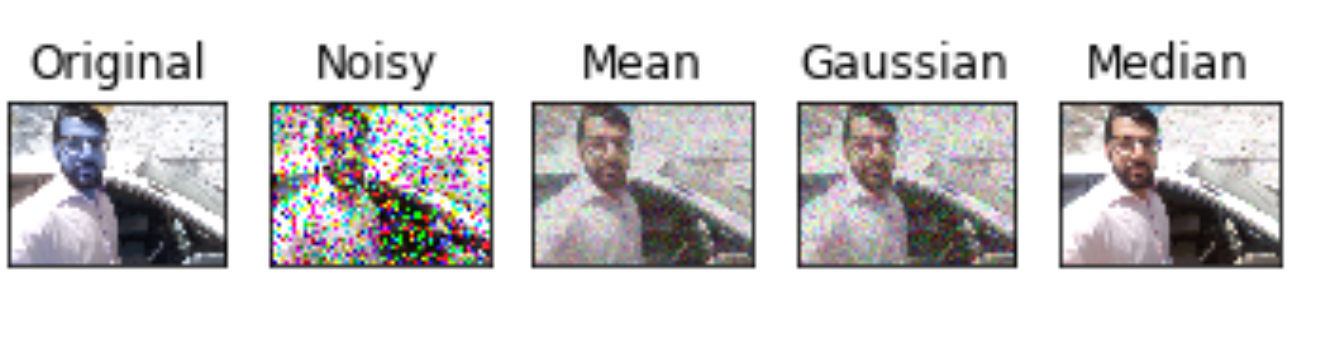

Recreate this plot in Python.
#!/usr/bin/env python
# coding: utf-8

# DIPA Quiz #01       Submitted to Sir Naeem Akhtar        Suleman Qamar MS-19-IT-508006
# 
# Add some random noise to your image and then try mean, median, and Gaussian filters to remove it.
# Display original and the resultant three images in a single window

# In[104]:


from matplotlib import pyplot as plt
import cv2
import numpy as np
from skimage.util import random_noise
# using this to make pictures appear inline
get_ipython().run_line_magic('matplotlib', 'inline')
img = cv2.imread("selfie.jpg")
gray = cv2.cvtColor(img, cv2.COLOR_BGR2GRAY) #we can use grayscale or color image
RGB_im = cv2.cvtColor(img, cv2.COLOR_BGR2RGB) # CV2 default is BGR so changing it to RGB 
HSV_im = cv2.cvtColor(img, cv2.COLOR_BGR2HSV) # another color space
plt.imshow(RGB_im)
#plt.imshow(HSV_im)
#plt.imshow(gray)
plt.title('Selfie')
plt.show()


# In[121]:


# Generating Random Noise and adding it to my selfie image (HSV)
img1 = HSV_im.copy() 
cv2.randn(img1,(0,0,0),(255,255,255))
ni = HSV_im + img1 
RGB_ni = cv2.cvtColor(ni, cv2.COLOR_HSV2RGB)
plt.imshow((RGB_ni * 255).astype(np.uint8))
plt.show()


# In[53]:


#Generating noise using random noise function with salt and pepper mode (RGB)
noise_img = random_noise(RGB_im, mode='s&p',amount=0.3)
plt.imshow((noise_img * 255).astype(np.uint8))
plt.show()


# In[98]:


#using noisy image generated with help of random function
mean = cv2.blur(noise_img,(5,5))
gaussian = cv2.GaussianBlur(noise_img,(5,5),0)
noise_img = noise_img.astype('float32')
median = cv2.medianBlur(noise_img,5)
plt.subplot(151),plt.imshow(img),plt.title('Original')
plt.xticks([]), plt.yticks([])
plt.subplot(152),plt.imshow(noise_img),plt.title('Noisy')
plt.xticks([]), plt.yticks([])
plt.subplot(153),plt.imshow(mean),plt.title('Mean')
plt.xticks([]), plt.yticks([])
plt.subplot(154),plt.imshow(gaussian),plt.title('Gaussian')
plt.xticks([]), plt.yticks([])
plt.subplot(155),plt.imshow(median),plt.title('Median')
plt.xticks([]), plt.yticks([])
plt.show()


# In[122]:


#using noisy image generated using random numbers and adding them to picture
mean = cv2.blur(ni,(5,5))
gaussian = cv2.GaussianBlur(ni,(5,5),0)
plt.subplot(151),plt.imshow(img),plt.title('Original')
plt.xticks([]), plt.yticks([])
plt.subplot(152),plt.imshow((ni * 255).astype(np.uint8)),plt.title('Noisy')
plt.xticks([]), plt.yticks([])
plt.subplot(153),plt.imshow((mean * 255).astype(np.uint8)),plt.title('Mean')
plt.xticks([]), plt.yticks([])
plt.subplot(154),plt.imshow((gaussian * 255).astype(np.uint8)),plt.title('Gaussian')
plt.xticks([]), plt.yticks([])
ni = ni.astype('float32')
median = cv2.medianBlur(ni,5)

plt.subplot(155),plt.imshow(median),plt.title('Median')
plt.xticks([]), plt.yticks([])
plt.show()
